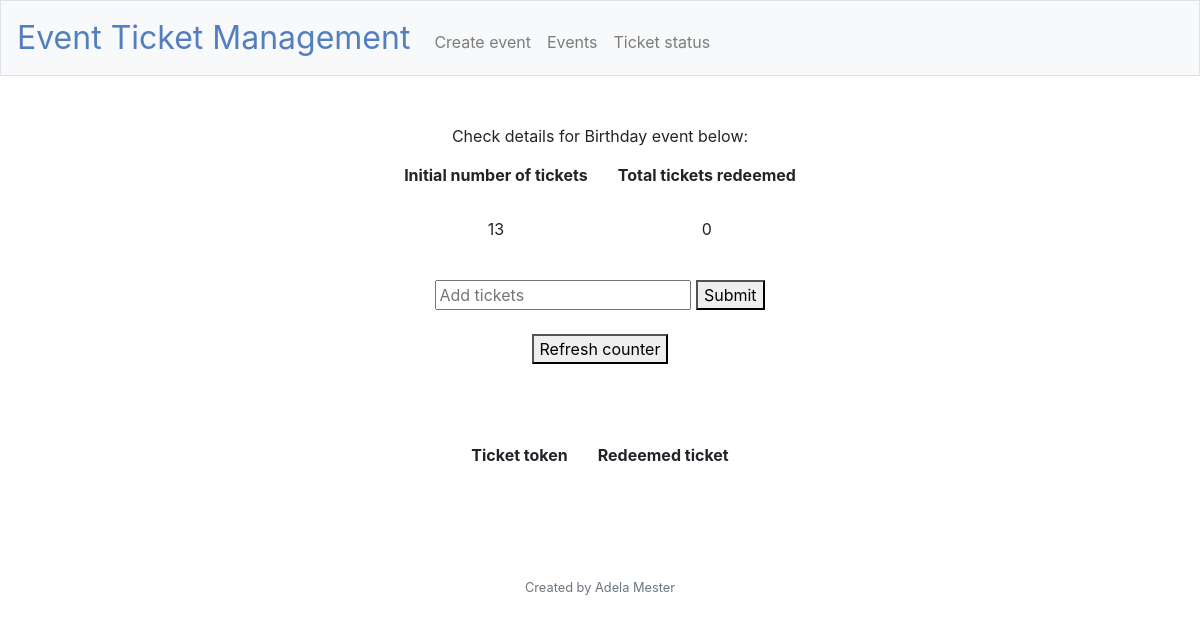
Screenshot of /event/1 with the database file from the repository.
### tables this page shows
CREATE TABLE 'events' ('event_id' integer PRIMARY KEY AUTOINCREMENT NOT NULL,'event_name' text, 'total_tickets' integer, 'tickets_redeemed' integer, 'date' date);

### application.py (the view)
@app.route("/event/<int:event_id>", methods = ["GET"])
def event_details(event_id):
    if request.method == "GET":
        conn = sqlite3.connect('events.db')
        cursor = conn.cursor()
        cursor.execute("SELECT total_tickets, tickets_redeemed, event_name FROM events WHERE event_id=?", (event_id,))
        rows = cursor.fetchall()
        cursor.execute("SELECT ticket_token, redeemed_ticket FROM tickets WHERE event_id=?", (event_id,))
        results = cursor.fetchall()
        print(results)
        conn.close()
        return render_template("event_details.html", rows=rows[0], event_id=event_id, results=results)

### application.py (called while the page is built)
@app.after_request
def after_request(response):
    response.headers["Cache-Control"] = "no-cache, no-store, must-revalidate"
    response.headers["Expires"] = 0
    response.headers["Pragma"] = "no-cache"
    return response

### templates/event_details.html (shortened to what this page needs)
{% extends "layout.html" %}
{% block main %}
   Check details for {{rows[2]}} event below:
    <table>
        <thead>
            <tr>
                <th>Initial number of tickets</th>
                <th>Total tickets redeemed</th>
            </tr>
        </thead>
        <tbody>
            <tr>
                <td id="update_tickets">{{rows[0]}}</td>
                <td>{{rows[1]}}</td>
            </tr>
        </tbody>
    </table>
    <br>
    <input type="number" placeholder="Add tickets" id="add_tickets">
    <button onclick="addTickets()">Submit</button>
    <br>
    <br>
    <button onclick="refreshCounter()">Refresh counter</button>
    <br>
    <br>
    <table>
        <thead>
            <tr>
                <th>Ticket token</th>
                <th>Redeemed ticket</th>
            </tr>
        </thead>
    </table>
{% endblock %}

### static/styles.css (style rules this page uses)
th, td { padding: 15px; text-align: center; }
table { margin-left: auto; margin-right: auto; }

### rows the page displays
events: event_name "Birthday", total_tickets "13", tickets_redeemed "0"
